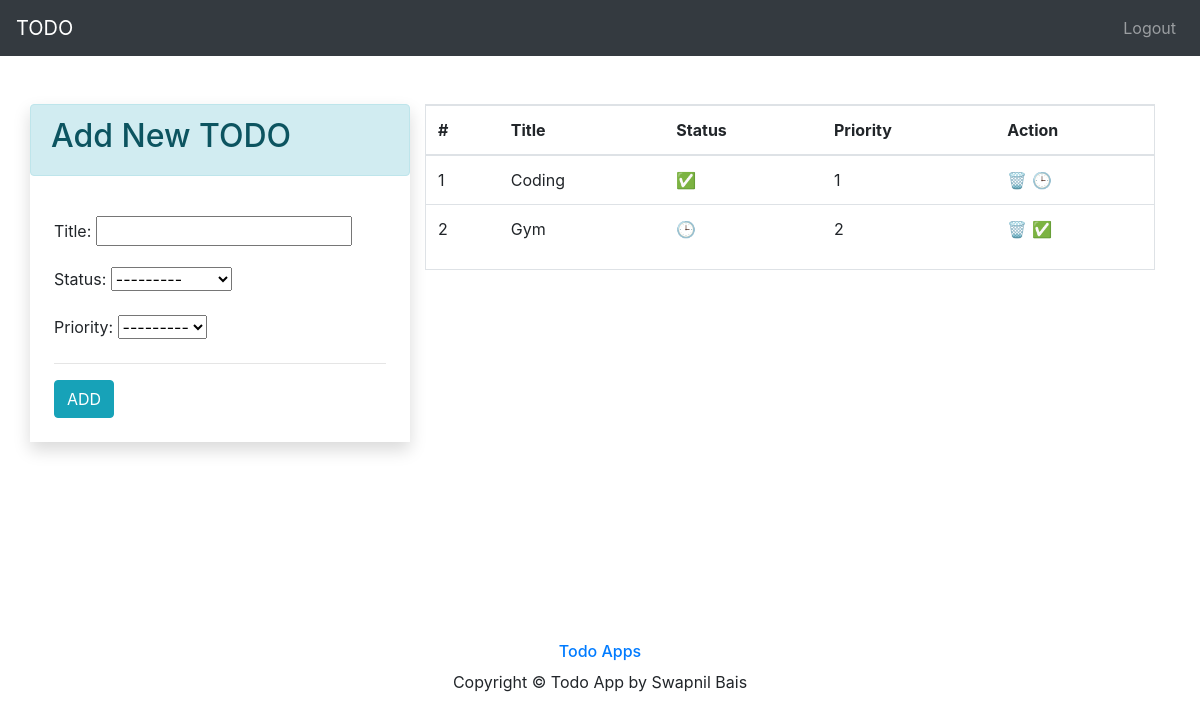
The app's page / (signed in), older data.
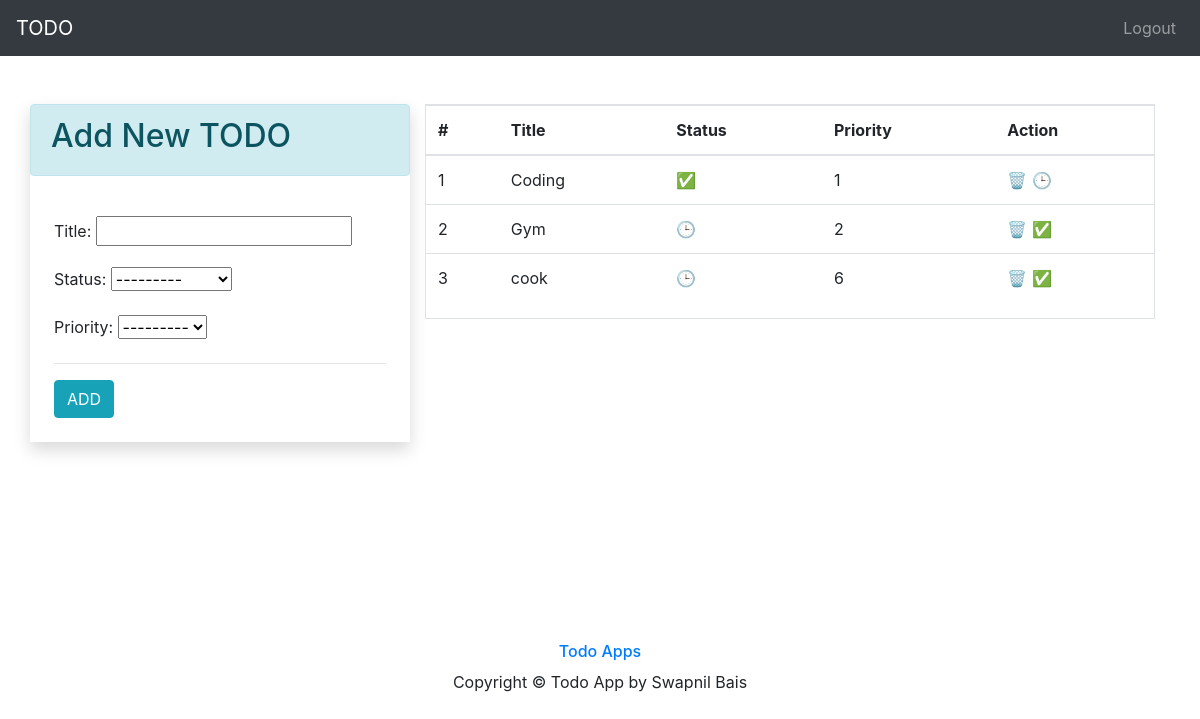
The same page, newer data.
### app/models.py (models this page shows)
class TODO(models.Model):
    status_choices = [
    ('C', 'COMPLETED'),
    ('P', 'PENDING'),
    ]
    priority_choices = [
    ('1', '1️⃣'),
    ('2', '2️⃣'),
    ('3', '3️⃣'),
    ('4', '4️⃣'),
    ('5', '5️⃣'),
    ('6', '6️⃣'),
    ('7', '7️⃣'),
    ('8', '8️⃣'),
    ('9', '9️⃣'),
    ('10', '🔟'),
    ]
    title = models.CharField(max_length=50)
    status = models.CharField(max_length=2 , choices=status_choices)
    user  = models.ForeignKey(User  , on_delete= models.CASCADE)
    date = models.DateTimeField(auto_now_add=True)
    priority = models.CharField(max_length=2 , choices=priority_choices)

### app/views.py (the view)
# urls.py: path('' , home , name='home' ),
@login_required(login_url='login')
def home(request):
    if request.user.is_authenticated:
        user = request.user
        form = TODOForm()
        todos = TODO.objects.filter(user=user).order_by('priority')
        return render(request, 'index.html', context={'form': form, 'todos': todos})

### app/forms.py
class TODOForm(ModelForm):
    class Meta:
        model = TODO
        fields = ['title' , 'status' , 'priority']

### app/templates/index.html (shortened to what this page needs)
{% extends 'base.html' %}
{% block content %}
<div>
  <div class="container pt-4">
    <div class="row  p-0 mt-4">
      <div class="col-lg-4 mx-auto shadow p-0">
        <div class="alert alert-info">
          <h2>Add New TODO</h2>
        </div>
        <div class="p-4">
          <form action="/add-todo/" method="POST">
            {{form.as_p}}
            <hr>
            <input type="submit" value="ADD" class="btn btn-info">
          </form>
        </div>
      </div>
      <div class="col">
        <div class="border">
          {% if todos|length == 0 %}
          <div class="p-4">
            <br>
            <br>
            <div class="alert alert-info text-center">
              <p class="" style="font-size: 30px;">No Todos</p>
            </div>
            <br>
            <br>
          </div>
          {%else%}
          <div>
            <table class="table">
              <thead>
                <tr>
                  <th>#</th>
                  <th>Title</th>
                  <th>Status</th>
                  <th>Priority</th>
                  <th>Action</th>
                </tr>
              </thead>
              <tbody>
                {% for todo in todos %}
                <tr>
                  <td>{{forloop.counter}}</td>
                  <td>{{todo.title}}</td>
                  <td>
                    {% if todo.status == 'C'%}
                    ✅
                    {%else%}
                    🕒
                    {%endif%}
                  </td>
                  <td>{{todo.priority}}</td>
                  <td>
                    <a href="/delete-todo/{{todo.id}}" title="Delete" class="">🗑️</a>
                    {% if todo.status == 'P'%}
                    <a href="/change-status/{{todo.id}}/C" title="Mark Completed" class="">✅</a>
                    {%else%}
                    <a href="/change-status/{{todo.id}}/P" title="Mark Pending" class="">🕒</a>
                    {%endif%}
                  </td>
                </tr>
                {%endfor%}
              </tbody>
            </table>
          </div>
          {%endif%}
        </div>
      </div>
    </div>
  </div>
</div>
{% endblock %}

### app/templates/base.html (shortened to what this page needs)
<!doctype html>
<html lang="en">
    <head>
        <link rel="stylesheet" href="https://cdn.jsdelivr.net/npm/bootstrap@4.5.3/dist/css/bootstrap.min.css"
>
    </head>
    <body>
        <nav class="navbar navbar-expand-lg  navbar-dark bg-dark">
            <a class="navbar-brand" href="/">TODO</a>
            <div class="collapse navbar-collapse" id="navbarNav">
                <ul class="navbar-nav ml-auto">
                    {% if request.user.is_authenticated %}
                    <li class="nav-item">
                        <a class="nav-link" href="/logout">Logout</a>
                    </li>
                    {% endif %}
                </ul>
            </div>
        </nav>
        <div>
            {% block content %}
            {% endblock %}
        </div>
        <footer class="drop-shadow">
            <div class="container">
                <div class="row justify-content-md-center">
                    <div class="col-md-auto text-center">
                        <h6 class='text-primary brand'>Todo Apps</h6>
                        <p>Copyright © Todo App by Swapnil Bais </p>
                    </div>
                </div>
            </div>
        </footer>
    </body>
</html>

### app/templates/base.html (style rules this page uses)
footer { height: 0px; padding-top: 200px; padding-bottom: 20px; }
body { background-image: url('https://img.rawpixel.com/s3fs-private/rawpixel_images/website_content/rm21-wood-ning-26.jpg?w=1000&dpr=1&fit=default&crop=default&q=65&vib=3&con=3&usm=15&bg=F4F4F3&ixlib=js-2.2.1&s=2802645b21d35828e31945e368f42173'); background-position: center; background-repeat: no-repeat; background-size: cover; }

Row changes from the older to the newer data that the page shows:
added TODO: title "cook", priority "6"
